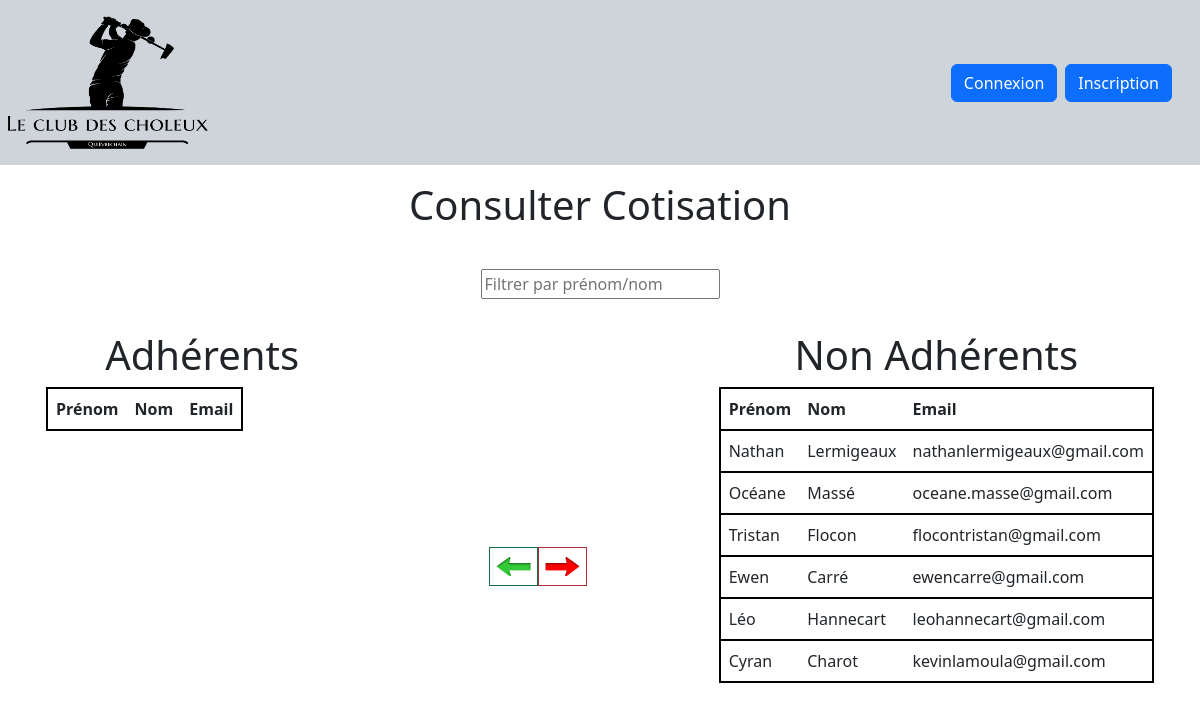
/Application/Controller/Utilisateurs/ContributionConsultController.php, run on an earlier commit of the app's database.
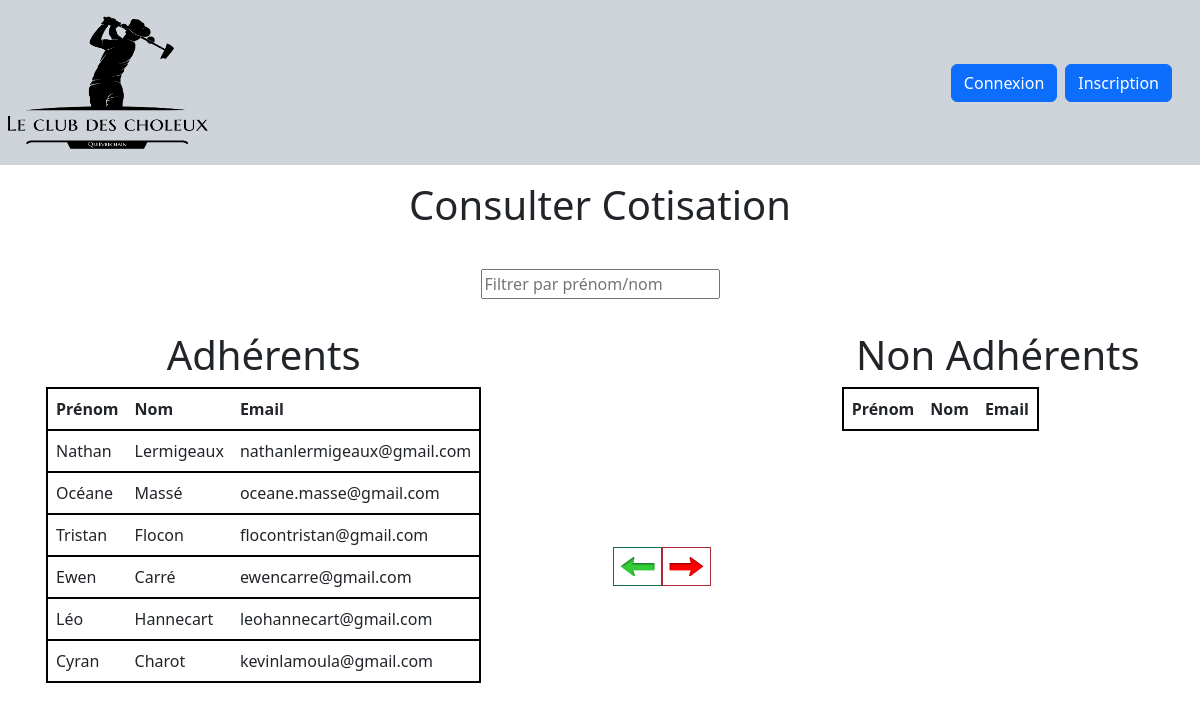
And on a later commit of the database.
### tables this page shows
CREATE TABLE `users` (
  `idUser` int(11) NOT NULL,
  `firstname` text,
  `lastname` text,
  `mail` text NOT NULL,
  `password` longtext NOT NULL,
  `cotisation` tinyint(1) NOT NULL DEFAULT '0'
);

### Application/Model/Utilisateur/UsersModel.php (called while the page is built, shortened)
<?php
include_once('../BDD/DatabaseConnection.php');
function GetAllUserWithContribution(){
    global $db;
    $sql = $db->prepare("SELECT idUser,firstname,lastname,mail,cotisation FROM Users  WHERE `cotisation`=1");
    $sql->execute();
    return $sql->fetchAll(PDO::FETCH_ASSOC);
}
function GetAllUserWithNoContribution(){
    global $db;
    $sql = $db->prepare("SELECT idUser,firstname,lastname,mail,cotisation FROM Users WHERE `cotisation`=0");
    $sql->execute();
    return $sql->fetchAll(PDO::FETCH_ASSOC);
}
?>

### Application/Controller/Utilisateurs/ContributionConsultController.php (the view, shortened to what this page needs)
<?php
include "../../Model/Utilisateur/UsersModel.php";
include "../../View/Accueil/index.php";
$listUserContrib = GetAllUserWithContribution();
$listUserNoContrib = GetAllUserWithNoContribution();
echo'<div class="container p-3 text-center">';
    echo'<div class="row">';
        echo'<div class="col">';
            echo'<h1>Adhérents</h1>';
            echo'<table id="cotiseTable">';
                echo'<thead>';
                echo'<tr>';
                    echo'<th>Prénom</th>';
                    echo'<th>Nom</th>';
                    echo'<th>Email</th>';
                echo'</tr>';
                echo'</thead>';
                echo'<tbody>';
                echo'<tr>';
                    foreach ($listUserContrib as $row) {
                    echo'<td>'.$row['firstname'].'</td>';
                    echo'<td>' .$row['lastname'].'</td>';
                    echo'<td>' .$row['mail'].'</td>';
                echo'</tr>';
                }
                echo'</tbody>';
            echo'</table>';
        echo'</div>';
        echo'<div class="col pt-5">';
            echo'<br><br><br><br><br><br><br>';
            echo'<button style="border: solid 1px #146c43; background: none;">';
                echo '<img src="../../View/files/left.png" alt="left" id="moveLeftBtn" style="width: 35px; height: 35px;">';
            echo'</button>';
            echo'<button style="border: solid 1px #b02a37; background: none;">';
                echo '<img src="../../View/files/right.png" alt="right" id="moveRightBtn" style="width: 35px; height: 35px;">';
            echo'</button>';
        echo'</div>';
        echo'<div class="col">';
            echo'<h1>Non Adhérents</h1>';
            echo'<table id="nonCotiseTable">';
                echo'<thead>';
                echo'<tr>';
                    echo'<th>Prénom</th>';
                    echo'<th>Nom</th>';
                    echo'<th>Email</th>';
                echo'</tr>';
                echo'</thead>';
                echo'<tbody>';
                echo'<tr>';
                    foreach ($listUserNoContrib as $row) {
                    echo'<td>'.$row['firstname'].'</td>';
                    echo'<td>'.$row['lastname'].'</td>';
                    echo'<td>'.$row['mail'].'</td>';
                echo'</tr>';
                }
                echo'</tbody>';
            echo'</table>';
        echo'</div>';
    echo'</div>';
echo'</div>';
?>

### Application/View/Accueil/index.php (shortened to what this page needs)
<!DOCTYPE html>
<html lang="fr">
<head>
    <link rel="stylesheet" href="../bootstrap-5.3.1-dist/css/bootstrap.css">
</head>
<body>
<?php
include_once("../../Model/Utilisateur/User.php");
include_once("../../Model/Utilisateur/UsersModel.php");
$userLoggedIn = isset($_SESSION['user_id']);
?>
<nav class="navbar navbar-expand-sm bg-dark-subtle">
    <div class="container-fluid p-xl-2">
        <ul id="navbar" class="navbar-nav">
            <li class="nav-item">
                <a class="navbar-brand " id="backHome" href="../../Controller/Accueil/HomePageController.php" >
                    <img src="../files/logoSite.png" width="200px" height="133px">
                </a>
            </li>
        </ul>
    </div>
    <div class="p-xl-4">
        <ul class="navbar-nav">
            <?php if (!$userLoggedIn): ?>
                <li class="nav-item p-xl-1">
                    <button name="Connexion" id="Connexion" class="btn btn-primary" >Connexion</button>
                </li>
                <li class="nav-item p-xl-1">
                    <a href="../../Controller/Connexion/RegisterController.php" class="btn btn-primary">Inscription</a>
                </li>
            <?php endif; ?>
        </ul>
    </div>
</nav>
</body>
</html>

What changed in the data, as far as the page shows it:
changed users "Nathan": moves from the list under "Non Adhérents" to the list under "Adhérents"
changed users "Océane": moves from the list under "Non Adhérents" to the list under "Adhérents"
changed users "Tristan": moves from the list under "Non Adhérents" to the list under "Adhérents"
changed users "Ewen": moves from the list under "Non Adhérents" to the list under "Adhérents"
changed users "Léo": moves from the list under "Non Adhérents" to the list under "Adhérents"
changed users "Cyran": moves from the list under "Non Adhérents" to the list under "Adhérents"
